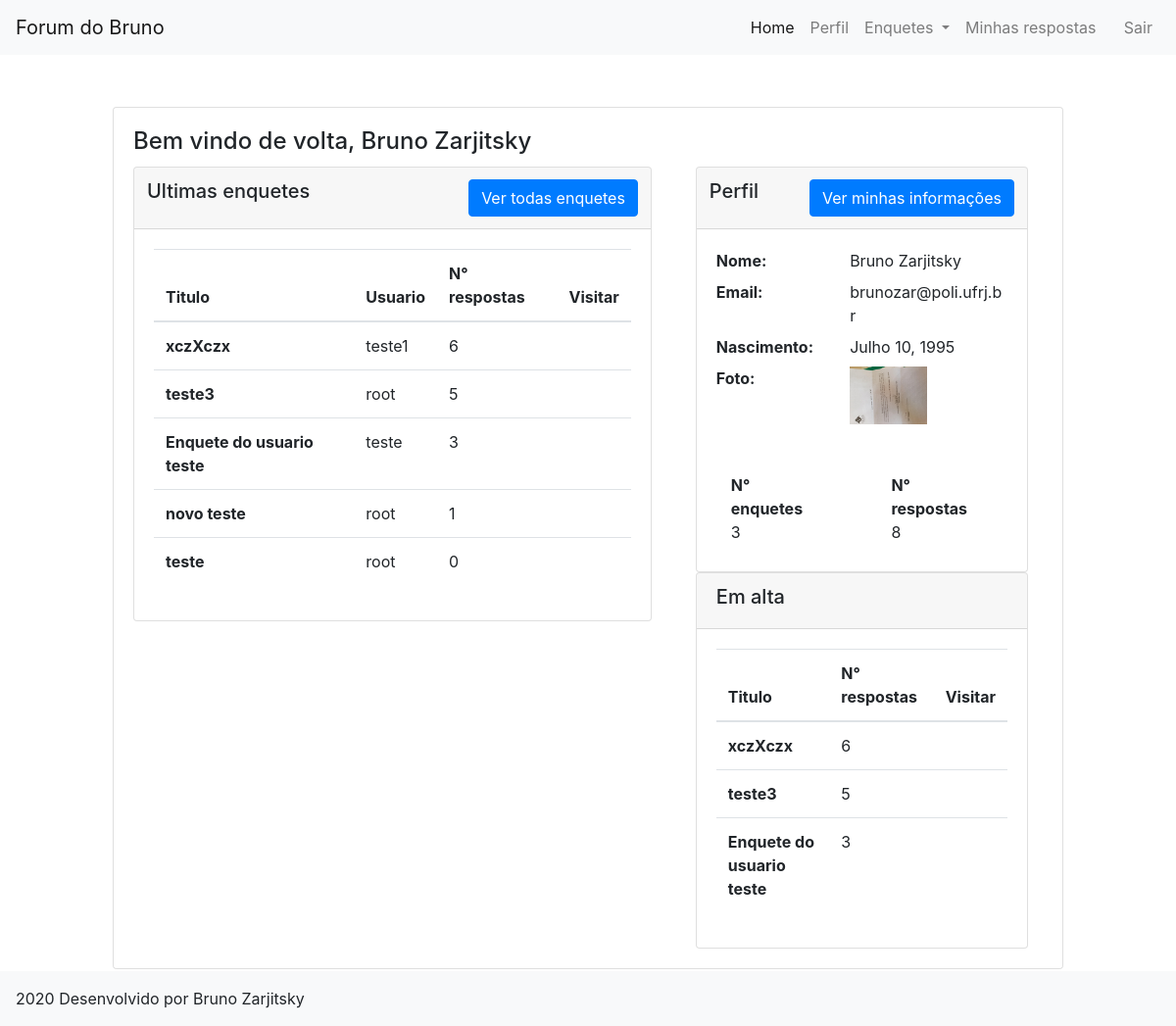
The app's page / (signed in) with its own data.
### siteForum/models.py (models this page shows, shortened)
class perfil(models.Model):
    usuario = models.ForeignKey(User, on_delete=models.CASCADE, default="", blank=True, null=True)
    nomeCompleto = models.CharField(max_length=100, blank=True, null=True)
    email = models.EmailField(blank=True, null=True)
    foto = models.FileField(blank=True, null=True)
    nascimento = models.DateField(blank=True, null=True)
    mostrarNome = models.BooleanField()
    mostrarEmail = models.BooleanField()
    mostrarFoto = models.BooleanField()
    mostrarNascimento = models.BooleanField()

class enquete(models.Model):
    titulo = models.CharField(max_length=200)
    descricao = models.TextField(default="")
    tipo = models.ManyToManyField(tipo, blank=True)
    dono = models.ForeignKey(User, on_delete=models.CASCADE, default="", blank=True, null=True)
    class Meta:
        verbose_name = "Enquete"
        verbose_name_plural = "Enquetes"

### siteForum/views.py (the view)
# urls.py: path("", views.Index, name = "Index"),
def Index(request):
    enquetes = enquete.objects.all()
    enquetesLista = []
    emAlta = [{"enquete": enquetes[0], "qtdRespostas": 0}, {"enquete": enquetes[1], "qtdRespostas": 0}, {"enquete": enquetes[2], "qtdRespostas": 0}]
    emAltaPlacehold = [0, 0, 0]
    for i in enquetes:
        qtdRespostas = len(resposta.objects.filter(pergunta=i))
        if qtdRespostas >= emAltaPlacehold[0]:
            emAltaPlacehold[0] = qtdRespostas
            emAlta[2] = emAlta[1]
            emAlta[1] = emAlta[0]
            emAltaPlacehold[1] = emAlta[1]["qtdRespostas"]
            emAltaPlacehold[2] = emAlta[2]["qtdRespostas"]
            emAlta[0] = {"enquete": i, "qtdRespostas": qtdRespostas}
        elif qtdRespostas >= emAltaPlacehold[1]:
            emAltaPlacehold[1] = qtdRespostas
            emAlta[2] = emAlta[1]
            emAltaPlacehold[2] = emAlta[2]["qtdRespostas"]
            emAlta[1] = {"enquete": i, "qtdRespostas": qtdRespostas}
        elif qtdRespostas >= emAltaPlacehold[2]:
            emAltaPlacehold[2] = qtdRespostas
            emAlta[2] = {"enquete": i, "qtdRespostas": qtdRespostas}
        enquetesLista.append({"enquete": i, "qtdRespostas": qtdRespostas})
    ultimas = enquetesLista[0:20][::-1]
    meuPer = perfil.objects.filter(usuario = request.user).last()
    meuPerfil = {"usuario": meuPer.usuario, "nomeCompleto": meuPer.nomeCompleto, "email": meuPer.email, "foto": meuPer.foto,
                "nascimento": meuPer.nascimento, "mostrarNome": meuPer.mostrarNome, "mostrarEmail": meuPer.mostrarEmail,
                "mostrarFoto": meuPer.mostrarFoto, "mostrarNascimento": meuPer.mostrarNascimento,
                "qtdEnquetes": len(enquete.objects.filter(dono = request.user)),
                "qtdRespostas": len(resposta.objects.filter(dono = request.user)),}
    return render(request, "index.html", {"background": "background"+str(randint(1,3))+".jpg", "ultimas": ultimas,
                                            "emAlta": emAlta, "meuPerfil": meuPerfil})

### templates/index.html (shortened to what this page needs)
{% extends 'base_page.html' %}
{% load static %}
{% block content %}
<div class = "row justify-content-center" style="padding-top: 5%; padding-bottom: 5%;">
    <div class = "col-md-1"></div>
    <div class = "col-md-10">
        <div class = "card">
            <div class="card-body">
                <h4 class = "card-title">Bem vindo{%if user.is_authenticated %}
                                                 de volta, {% if meuPerfil.nomeCompleto %}
                                                                {{ meuPerfil.nomeCompleto }}
                                                            {% else %}
                                                                {{ user }}
                                                            {% endif %}
                                            {% else %}
                                            , visitante, que tal se inscrever no nosso site?
                                            {% endif %}</h4>
                <div class = "row">
                    <div class = "col-md-7">
                        <div class = "card">
                            <div class = "card-header">
                                <div class = "row pl-2 pr-2">
                                    <h5>Ultimas enquetes</h5>
                                    <div class = "ml-auto">
                                        <a href = "{% url 'Enquetes' %}" type="button" class="btn btn-primary">Ver todas enquetes</a>
                                    </div>
                                </div>
                            </div>
                            <div class = "card-body">
                                <table class="table table-hover">
                                    <thead>
                                        <tr>
                                            <th scope="col">Titulo</th>
                                            <th scope="col">Usuario</th>
                                            <th scope="col">N° respostas</th>
                                            <th scope="col">Visitar</th>
                                        </tr>
                                    </thead>
                                    <tbody>
                                        {% for autos in ultimas %}
                                        <tr>
                                            <th scope="row">{{autos.enquete.titulo}}</th>
                                            <td>{{autos.enquete.dono}}</td>
                                            <td>{{autos.qtdRespostas}}</td>
                                            <td><a href = "{% url 'EnqueteDetalhe' id=autos.enquete.id %}"><i class="fas fa-directions"></i></a></td>
                                        </tr>
                                        {% endfor %}
                                    </tbody>
                                </table>
                            </div>
                        </div>
                    </div>
                    <div class = "col-md-5">
                        {% if user.is_authenticated %}
                            {% if meuPerfil.nomeCompleto or meuPerfil.email or meuPerfil.nascimento or meuPerfil.foto %}
                                <div class = "col-md-12">
                                    <div class = "card">
                                        <div class = "card-header">
                                            <div class = "row pl-2 pr-2">
                                                <h5>Perfil</h5>
                                                <div class = "ml-auto">
                                                    <a href = "{% url 'preencherPerfil' %}" type="button" class="btn btn-primary">Ver minhas informações</a>
                                                </div>
                                            </div>
                                        </div>
                                        <div class = "card-body">
                                            <dl class = "row">
                                                {% if meuPerfil.nomeCompleto %}
                                                    <dt class = "col-sm-5">Nome: </dt>
                                                    <dd class = "col-sm-7">{{meuPerfil.nomeCompleto}}</dd>
                                                {% endif %}
                                                {% if meuPerfil.email %}
                                                    <dt class = "col-sm-5">Email: </dt>
                                                    <dd class = "col-sm-7">{{meuPerfil.email}}</dd>
                                                {% endif %}
                                                {% if meuPerfil.nascimento %}
                                                    <dt class = "col-sm-5">Nascimento: </dt>
                                                    <dd class = "col-sm-7">{{meuPerfil.nascimento}}</dd>
                                                {% endif %}
                                                {% if meuPerfil.foto %}
                                                    <dt class = "col-sm-5">Foto: </dt>
                                                    <dd class = "col-sm-7"><img src="{{meuPerfil.foto.url}}" alt="" style="max-width: 70%; max-height: 70%;"></dd>
                                                {% endif %}
                                            </dl>
                                            <div class = "row">
                                                <div class = "col-md-6">
                                                    <dt class = "col-sm-11">N° enquetes </dt>
                                                    <dd class = "col-sm-1">{{meuPerfil.qtdEnquetes}}</dd>
                                                </div>
                                                <div class = "col-md-6">
                                                    <dt class = "col-sm-11">N° respostas</dt>
                                                    <dd class = "col-sm-1">{{meuPerfil.qtdRespostas}}</dd>
                                                </div>
                                            </div>
                                        </div>
                                    </div>
                                </div>
                            {% endif %}
                        {% endif %}
                        <div class = "col-md-12">
                            <div class = "card">
                                <div class = "card-header">
                                    <h5>Em alta</h5>
                                </div>
                                <div class = "card-body">
                                    <table class="table table-hover">
                                        <thead>
                                            <tr>
                                                <th scope="col">Titulo</th>
                                                <th scope="col">N° respostas</th>
                                                <th scope="col">Visitar</th>
                                            </tr>
                                        </thead>
                                        <tbody>
                                            {% for autos in emAlta %}
                                                <tr>
                                                    <th scope="row">{{autos.enquete.titulo}}</th>
                                                    <td>{{autos.qtdRespostas}}</td>
                                                    <td><a href = "{% url 'EnqueteDetalhe' id=autos.enquete.id %}"><i class="fas fa-directions"></i></a></td>
                                                </tr>
                                            {% endfor %}
                                        </tbody>
                                    </table>
                                </div>
                            </div>
                        </div>
                    </div>
                </div>
            </div>
        </div>
    </div>
    <div class = "col-md-1"></div>
</div>
{% endblock %}

### templates/base_page.html (shortened to what this page needs)
{% load static %}
<!DOCTYPE html>
<html lang="pt_br">
<head>
    <link rel="stylesheet" href="https://cdn.jsdelivr.net/npm/bootstrap@4.5.3/dist/css/bootstrap.min.css">
    <link href="{% static '/assets/icons/fa/css/all.css' %}" rel="stylesheet">
    <link rel="stylesheet" type="text/css" href = "https://cdn.datatables.net/buttons/1.6.4/css/buttons.dataTables.min.css">
    <link rel="stylesheet" type="text/css" href="//cdn.datatables.net/1.10.12/css/jquery.dataTables.min.css">
</head>
{% if background %}
<body style="background-image: url('/static/assets/media/backgrounds/{{background}}'); fixed; background-size: 100% auto; background-repeat: no-repeat; background-attachment: fixed;">
{% else %}
<body style="background-image: url('/static/assets/media/backgrounds/background1.jpg'); fixed; background-size: 100% auto; background-repeat: no-repeat; background-attachment: fixed;">
{% endif %}
    <header>
        <nav class="navbar navbar-expand-lg navbar-light bg-light fixed-top">
            <a class="navbar-brand" href="{% url 'Index' %}">Forum do Bruno</a>
            <div class="collapse navbar-collapse" id="navbarSupportedContent">
                <ul class = "navbar-nav ml-auto">
                    <li class="nav-item active">
                        <a class="nav-link" href="{% url 'Index' %}">Home</a>
                    </li>
                    {%if user.is_authenticated %}
                    <li class = "nav-item"><a  class="nav-link" href = "#">Perfil</a></li>
                    <li class="nav-item dropdown">
                        <a class="nav-link dropdown-toggle" href="#" id="navbarDropdown" role="button" data-toggle="dropdown" aria-haspopup="true" aria-expanded="false">
                          Enquetes
                        </a>
                      </li>
                    <li class = "nav-item"><a  class="nav-link" href = "{% url 'MinhasRespostas' %}">Minhas respostas</a></li>
                    <li class = "nav-item"><a  class="nav-link" href = "{% url 'logout' %}"><span class="fas fa-sign-out-alt"></span>Sair</a></li>
                    {% endif %}
                </ul>
            </div>
          </nav>
    </header>
    <div class = "container-fluid" style="margin-top: 50px;">
    {% block content %}
    {% endblock %}
    </div>
    <footer>
        <nav class="navbar navbar-expand-sm navbar-light bg-light fixed-bottom">
            <span>2020 Desenvolvido por Bruno Zarjitsky</span>
            <div class="collapse navbar-collapse" id="navbarSupportedContent">
                <ul class = "navbar-nav ml-auto">
                    <li class = "nav-item"><a  class="nav-link" href = "#"><i class="fab fa-git"></i></a></li>
                    <li class = "nav-item"><a  class="nav-link" href = "https://www.linkedin.com/in/brunozar/"><i class="fab fa-linkedin-in"></i></a></li>
                </ul>
            </div>
          </nav>
    </footer>
</body>
</html>

### records on screen
perfil: nomeCompleto "Bruno Zarjitsky", email "brunozar@poli.ufrj.br", nascimento "Julho 10, 1995"
enquete: enquete.titulo "xczXczx", enquete.dono "teste1", qtdRespostas "6"
enquete: enquete.titulo "teste3", enquete.dono "root", qtdRespostas "5"
enquete: enquete.titulo "Enquete do usuario teste", enquete.dono "teste", qtdRespostas "3"
enquete: enquete.titulo "novo teste", enquete.dono "root", qtdRespostas "1"
enquete: enquete.titulo "teste", enquete.dono "root", qtdRespostas "0"

### other values on screen
{{ meuPerfil.qtdEnquetes }} "3"
{{ meuPerfil.qtdRespostas }} "8"
